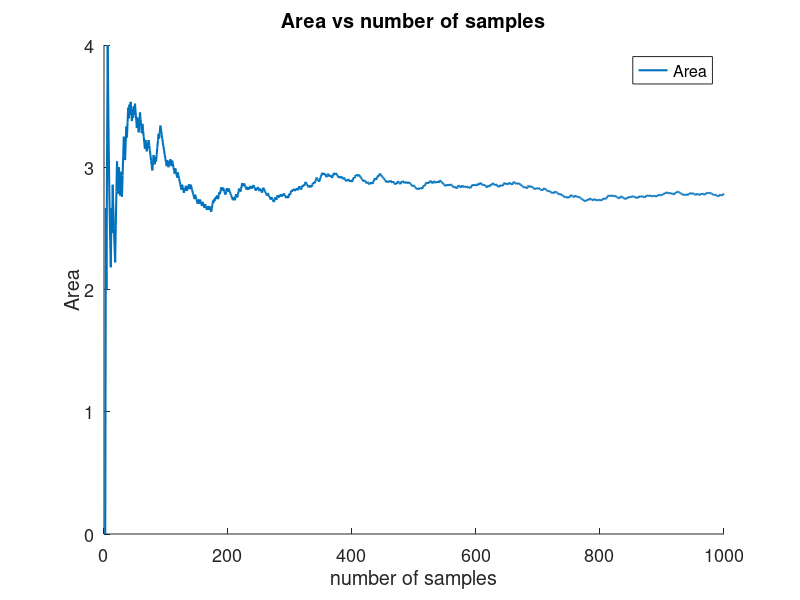
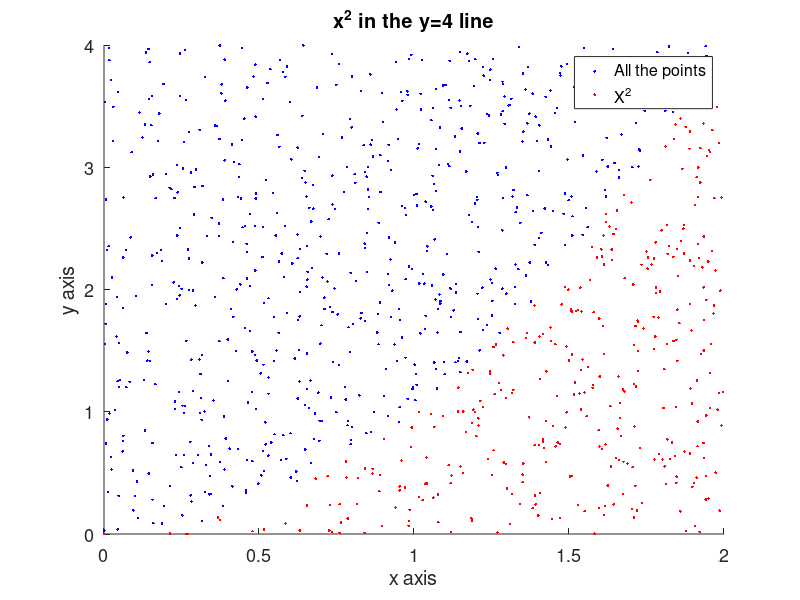
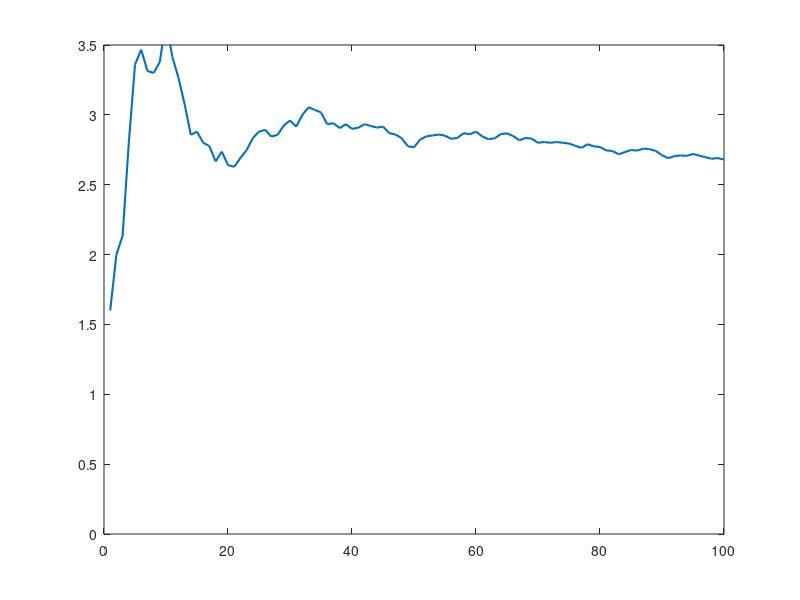
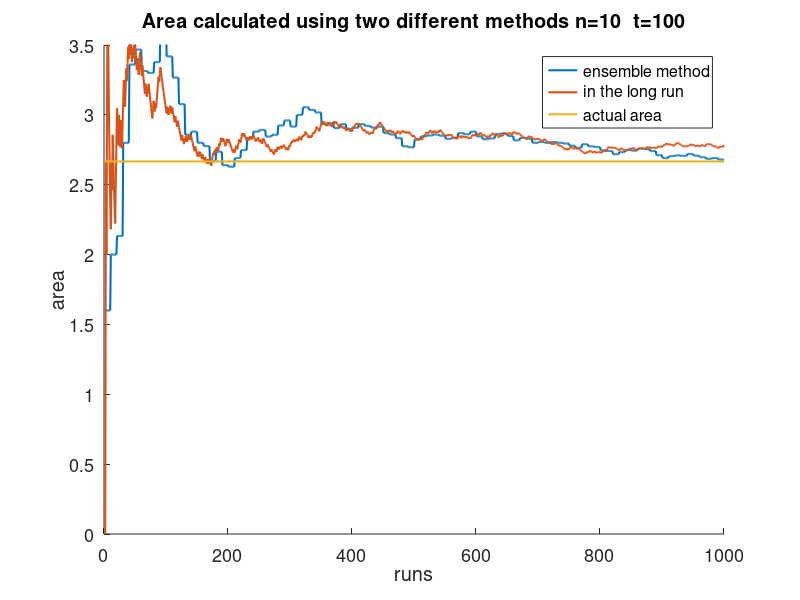

Here is the MATLAB script that generated these plots, in order:
close all;
clear;
%% a
% bigger function y=4;
n=1000;
count=0;
ptxs=zeros(n,1);
ptys=zeros(n,1);
optxs=zeros(n,1);
optys=zeros(n,1);

arr=zeros(n,1);
area=zeros(n,1);
for i=1:n
    ptx=rand();
    ptx=ptx*2;
    pty=rand();
    pty=pty*4;
    ptxs(i)=ptx;
    ptys(i)=pty;
    if(ptx*ptx>pty)
        optxs(i)=ptx;
        optys(i)=pty;  
        count=count+1;
        arr(i)=1;
    end
    area(i)=count/i;
end
area=area*8;
for i=1:n-1
    arr(i+1)=arr(i+1)+arr(i);
end

savedv1=area;
savedv2=n;


a=figure;
set(gca,'fontsize',13)
hold on
plot(1:1:n,area,'lineWidth',1.5);
legend('Area')
mytitle=strcat('Area vs number of samples');
xlabel('number of samples');
ylabel('Area');
title(mytitle);
saveas(a,'pr1a1.jpeg')


a=figure;
set(gca,'fontsize',13)
hold on
plot(ptxs,ptys,'.b','lineWidth',1.5)
hold on;
plot(optxs,optys,'.r','lineWidth',1.5)
legend('All the points','X^2 ')
mytitle=strcat('x^2 in the y=4 line');
xlabel('x axis');
ylabel('y axis');
title(mytitle);
saveas(a,'pr1a2.jpeg')




%% b
% bigger function y=4;
t=100;
n=10;

ptxs=zeros(n,1);
ptys=zeros(n,1);
optxs=zeros(n,1);
optys=zeros(n,1);

avd1=zeros(t,1);
for ind=1:t
    arr=zeros(n,1);
    area=zeros(n,1);
    count=0;
    for i=1:n
        ptx=rand();
        ptx=ptx*2;
        pty=rand();
        pty=pty*4;
        ptxs(i)=ptx;
        ptys(i)=pty;
        if(ptx*ptx>pty)
            optxs(i)=ptx;
            optys(i)=pty;  
            count=count+1;
            arr(i)=1;
        end
        area(i)=count/i;
    end
    area=area*8;
    avd1(ind)=area(n);
end
for i=2:t
    avd1(i)=(avd1(i)+avd1(i-1)*(i-1) )/(i);
end
for i=1:n-1
    arr(i+1)=arr(i+1)+arr(i);
end
figure;
plot(1:1:t,avd1,'lineWidth',1.5);
ylim([0 3.5])


avd2=zeros(savedv2,1);
count=1;
for i=1:savedv2
    avd2(i)=avd1(count);
    if(mod(i,n)==0)
        count=count+1;
    end
end

figure;
set(gca,'fontsize',13)
hold on
plot(1:1:savedv2,avd2,'lineWidth',1.5);
ylim([0 3.5])
hold on
plot(1:1:savedv2,savedv1,'lineWidth',1.5);
ylim([0 3.5])
hold on
plot([1 savedv2],[8/3 8/3],'lineWidth',1.5)
legend('ensemble method','in the long run','actual area')
mytitle=strcat('Area calculated using two different methods n=',int2str(n),'  t=',int2str(t));

xlabel('runs');
ylabel('area');
title(mytitle);
